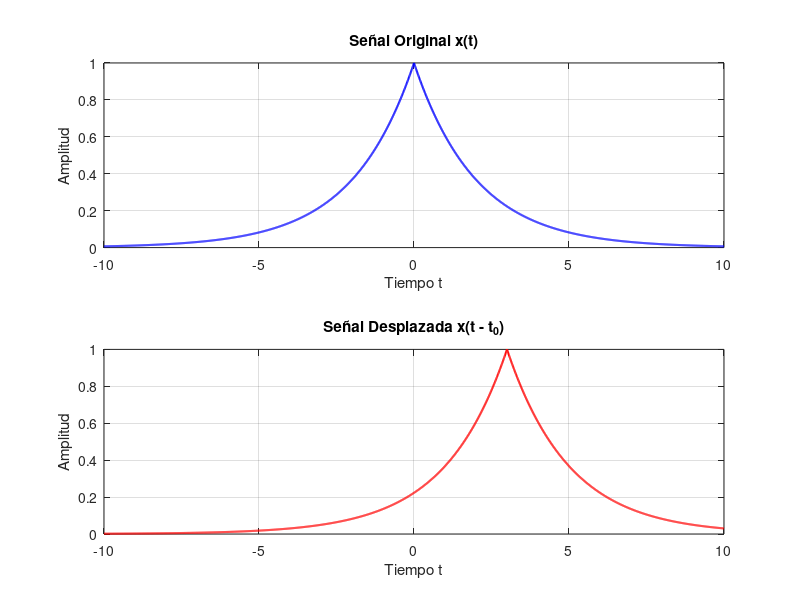

This chart was generated by the following MATLAB code:
% Definición del eje temporal
t = -10:0.01:10;

% Señal original
x_t = exp(-0.5 * abs(t));

% Desplazamiento temporal
t_0 = 3; % Desplazar 3 unidades a la derecha
x_shifted = exp(-0.5 * abs(t - t_0));

% Graficar las señales
figure;

% Señal original
subplot(2,1,1);
plot(t, x_t, 'b', 'LineWidth', 1.5);
grid on;
title('Señal Original x(t)');
xlabel('Tiempo t');
ylabel('Amplitud');
xlim([-10, 10]);

% Señal desplazada
subplot(2,1,2);
plot(t, x_shifted, 'r', 'LineWidth', 1.5);
grid on;
title('Señal Desplazada x(t - t_0)');
xlabel('Tiempo t');
ylabel('Amplitud');
xlim([-10, 10]);

% Guardar el gráfico como imagen
saveas(gcf, 'desplazamiento_temporal.png');
